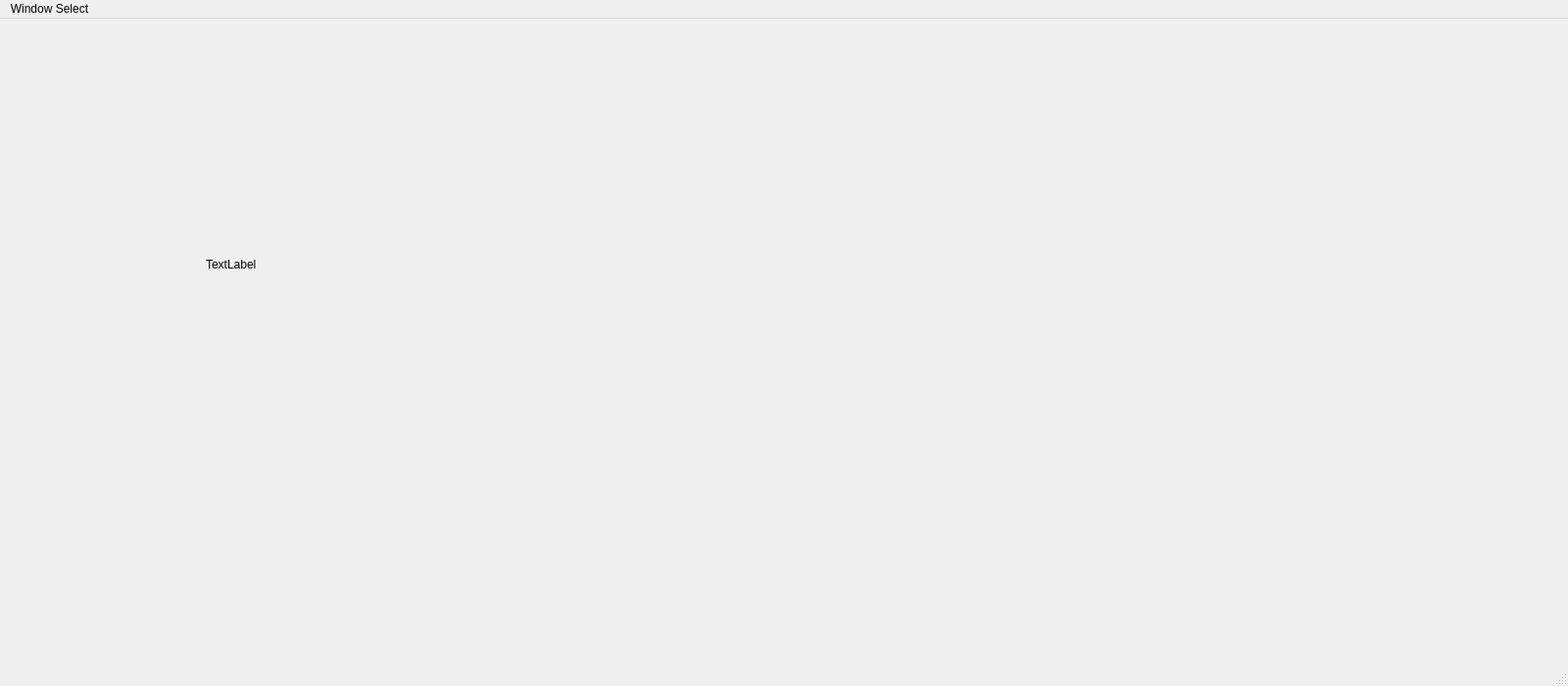
<?xml version="1.0" encoding="UTF-8"?>
<ui version="4.0">
 <class>MainWindow</class>
 <widget class="QMainWindow" name="MainWindow">
  <property name="geometry">
   <rect>
    <x>0</x>
    <y>0</y>
    <width>1600</width>
    <height>700</height>
   </rect>
  </property>
  <property name="windowTitle">
   <string>MainWindow</string>
  </property>
  <widget class="QWidget" name="centralwidget">
   <widget class="QStackedWidget" name="stackedWidget">
    <property name="geometry">
     <rect>
      <x>10</x>
      <y>10</y>
      <width>1600</width>
      <height>700</height>
     </rect>
    </property>
    <widget class="QWidget" name="page">
     <widget class="QLabel" name="welcome_label">
      <property name="geometry">
       <rect>
        <x>200</x>
        <y>200</y>
        <width>421</width>
        <height>81</height>
       </rect>
      </property>
      <property name="text">
       <string>TextLabel</string>
      </property>
     </widget>
    </widget>
    <widget class="QWidget" name="page_2"/>
   </widget>
  </widget>
  <widget class="QMenuBar" name="menubar">
   <property name="geometry">
    <rect>
     <x>0</x>
     <y>0</y>
     <width>1600</width>
     <height>21</height>
    </rect>
   </property>
   <widget class="QMenu" name="menuWindow_Select">
    <property name="title">
     <string>Window Select</string>
    </property>
    <addaction name="actionManual_Controll"/>
    <addaction name="actionPre_saved_moves"/>
   </widget>
   <addaction name="menuWindow_Select"/>
  </widget>
  <widget class="QStatusBar" name="statusbar"/>
  <action name="actionManual_Controll">
   <property name="text">
    <string>Manual Controll</string>
   </property>
  </action>
  <action name="actionPre_saved_moves">
   <property name="text">
    <string>Pre-saved moves</string>
   </property>
  </action>
 </widget>
 <resources/>
 <connections/>
</ui>
